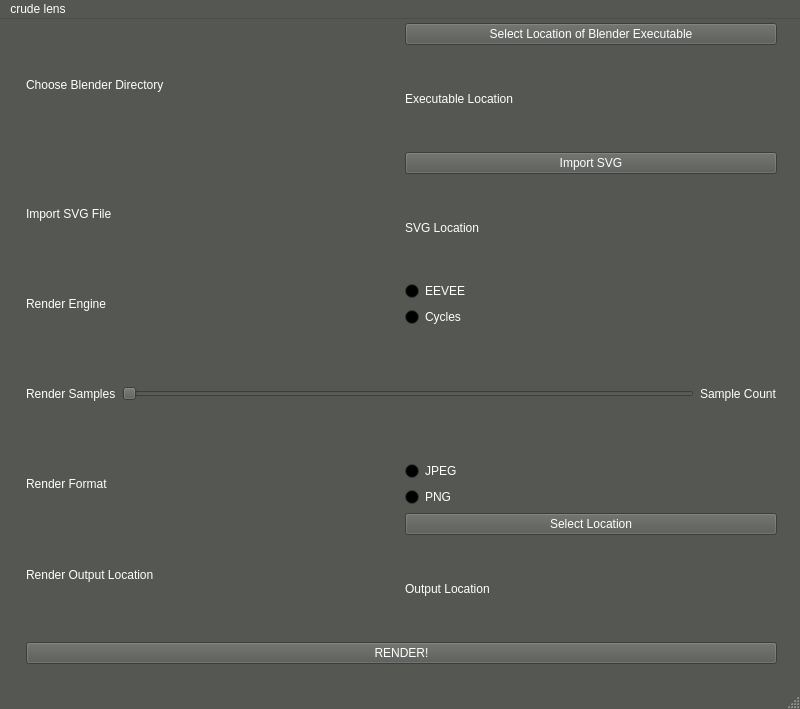
<?xml version="1.0" encoding="UTF-8"?>
<ui version="4.0">
 <class>MainWindow</class>
 <widget class="QMainWindow" name="MainWindow">
  <property name="geometry">
   <rect>
    <x>0</x>
    <y>0</y>
    <width>800</width>
    <height>709</height>
   </rect>
  </property>
  <property name="minimumSize">
   <size>
    <width>800</width>
    <height>0</height>
   </size>
  </property>
  <property name="palette">
   <palette>
    <active>
     <colorrole role="WindowText">
      <brush brushstyle="SolidPattern">
       <color alpha="255">
        <red>255</red>
        <green>255</green>
        <blue>255</blue>
       </color>
      </brush>
     </colorrole>
     <colorrole role="Button">
      <brush brushstyle="SolidPattern">
       <color alpha="255">
        <red>85</red>
        <green>87</green>
        <blue>83</blue>
       </color>
      </brush>
     </colorrole>
     <colorrole role="Light">
      <brush brushstyle="SolidPattern">
       <color alpha="255">
        <red>127</red>
        <green>131</green>
        <blue>124</blue>
       </color>
      </brush>
     </colorrole>
     <colorrole role="Midlight">
      <brush brushstyle="SolidPattern">
       <color alpha="255">
        <red>106</red>
        <green>109</green>
        <blue>103</blue>
       </color>
      </brush>
     </colorrole>
     <colorrole role="Dark">
      <brush brushstyle="SolidPattern">
       <color alpha="255">
        <red>42</red>
        <green>43</green>
        <blue>41</blue>
       </color>
      </brush>
     </colorrole>
     <colorrole role="Mid">
      <brush brushstyle="SolidPattern">
       <color alpha="255">
        <red>56</red>
        <green>58</green>
        <blue>55</blue>
       </color>
      </brush>
     </colorrole>
     <colorrole role="Text">
      <brush brushstyle="SolidPattern">
       <color alpha="255">
        <red>255</red>
        <green>255</green>
        <blue>255</blue>
       </color>
      </brush>
     </colorrole>
     <colorrole role="BrightText">
      <brush brushstyle="SolidPattern">
       <color alpha="255">
        <red>255</red>
        <green>255</green>
        <blue>255</blue>
       </color>
      </brush>
     </colorrole>
     <colorrole role="ButtonText">
      <brush brushstyle="SolidPattern">
       <color alpha="255">
        <red>255</red>
        <green>255</green>
        <blue>255</blue>
       </color>
      </brush>
     </colorrole>
     <colorrole role="Base">
      <brush brushstyle="SolidPattern">
       <color alpha="255">
        <red>0</red>
        <green>0</green>
        <blue>0</blue>
       </color>
      </brush>
     </colorrole>
     <colorrole role="Window">
      <brush brushstyle="SolidPattern">
       <color alpha="255">
        <red>85</red>
        <green>87</green>
        <blue>83</blue>
       </color>
      </brush>
     </colorrole>
     <colorrole role="Shadow">
      <brush brushstyle="SolidPattern">
       <color alpha="255">
        <red>0</red>
        <green>0</green>
        <blue>0</blue>
       </color>
      </brush>
     </colorrole>
     <colorrole role="AlternateBase">
      <brush brushstyle="SolidPattern">
       <color alpha="255">
        <red>42</red>
        <green>43</green>
        <blue>41</blue>
       </color>
      </brush>
     </colorrole>
     <colorrole role="ToolTipBase">
      <brush brushstyle="SolidPattern">
       <color alpha="255">
        <red>255</red>
        <green>255</green>
        <blue>220</blue>
       </color>
      </brush>
     </colorrole>
     <colorrole role="ToolTipText">
      <brush brushstyle="SolidPattern">
       <color alpha="255">
        <red>0</red>
        <green>0</green>
        <blue>0</blue>
       </color>
      </brush>
     </colorrole>
     <colorrole role="PlaceholderText">
      <brush brushstyle="SolidPattern">
       <color alpha="128">
        <red>255</red>
        <green>255</green>
        <blue>255</blue>
       </color>
      </brush>
     </colorrole>
    </active>
    <inactive>
     <colorrole role="WindowText">
      <brush brushstyle="SolidPattern">
       <color alpha="255">
        <red>255</red>
        <green>255</green>
        <blue>255</blue>
       </color>
      </brush>
     </colorrole>
     <colorrole role="Button">
      <brush brushstyle="SolidPattern">
       <color alpha="255">
        <red>85</red>
        <green>87</green>
        <blue>83</blue>
       </color>
      </brush>
     </colorrole>
     <colorrole role="Light">
      <brush brushstyle="SolidPattern">
       <color alpha="255">
        <red>127</red>
        <green>131</green>
        <blue>124</blue>
       </color>
      </brush>
     </colorrole>
     <colorrole role="Midlight">
      <brush brushstyle="SolidPattern">
       <color alpha="255">
        <red>106</red>
        <green>109</green>
        <blue>103</blue>
       </color>
      </brush>
     </colorrole>
     <colorrole role="Dark">
      <brush brushstyle="SolidPattern">
       <color alpha="255">
        <red>42</red>
        <green>43</green>
        <blue>41</blue>
       </color>
      </brush>
     </colorrole>
     <colorrole role="Mid">
      <brush brushstyle="SolidPattern">
       <color alpha="255">
        <red>56</red>
        <green>58</green>
        <blue>55</blue>
       </color>
      </brush>
     </colorrole>
     <colorrole role="Text">
      <brush brushstyle="SolidPattern">
       <color alpha="255">
        <red>255</red>
        <green>255</green>
        <blue>255</blue>
       </color>
      </brush>
     </colorrole>
     <colorrole role="BrightText">
      <brush brushstyle="SolidPattern">
       <color alpha="255">
        <red>255</red>
        <green>255</green>
        <blue>255</blue>
       </color>
      </brush>
     </colorrole>
     <colorrole role="ButtonText">
      <brush brushstyle="SolidPattern">
       <color alpha="255">
        <red>255</red>
        <green>255</green>
        <blue>255</blue>
       </color>
      </brush>
     </colorrole>
     <colorrole role="Base">
      <brush brushstyle="SolidPattern">
       <color alpha="255">
        <red>0</red>
        <green>0</green>
        <blue>0</blue>
       </color>
      </brush>
     </colorrole>
     <colorrole role="Window">
      <brush brushstyle="SolidPattern">
       <color alpha="255">
        <red>85</red>
        <green>87</green>
        <blue>83</blue>
       </color>
      </brush>
     </colorrole>
     <colorrole role="Shadow">
      <brush brushstyle="SolidPattern">
       <color alpha="255">
        <red>0</red>
        <green>0</green>
        <blue>0</blue>
       </color>
      </brush>
     </colorrole>
     <colorrole role="AlternateBase">
      <brush brushstyle="SolidPattern">
       <color alpha="255">
        <red>42</red>
        <green>43</green>
        <blue>41</blue>
       </color>
      </brush>
     </colorrole>
     <colorrole role="ToolTipBase">
      <brush brushstyle="SolidPattern">
       <color alpha="255">
        <red>255</red>
        <green>255</green>
        <blue>220</blue>
       </color>
      </brush>
     </colorrole>
     <colorrole role="ToolTipText">
      <brush brushstyle="SolidPattern">
       <color alpha="255">
        <red>0</red>
        <green>0</green>
        <blue>0</blue>
       </color>
      </brush>
     </colorrole>
     <colorrole role="PlaceholderText">
      <brush brushstyle="SolidPattern">
       <color alpha="128">
        <red>255</red>
        <green>255</green>
        <blue>255</blue>
       </color>
      </brush>
     </colorrole>
    </inactive>
    <disabled>
     <colorrole role="WindowText">
      <brush brushstyle="SolidPattern">
       <color alpha="255">
        <red>42</red>
        <green>43</green>
        <blue>41</blue>
       </color>
      </brush>
     </colorrole>
     <colorrole role="Button">
      <brush brushstyle="SolidPattern">
       <color alpha="255">
        <red>85</red>
        <green>87</green>
        <blue>83</blue>
       </color>
      </brush>
     </colorrole>
     <colorrole role="Light">
      <brush brushstyle="SolidPattern">
       <color alpha="255">
        <red>127</red>
        <green>131</green>
        <blue>124</blue>
       </color>
      </brush>
     </colorrole>
     <colorrole role="Midlight">
      <brush brushstyle="SolidPattern">
       <color alpha="255">
        <red>106</red>
        <green>109</green>
        <blue>103</blue>
       </color>
      </brush>
     </colorrole>
     <colorrole role="Dark">
      <brush brushstyle="SolidPattern">
       <color alpha="255">
        <red>42</red>
        <green>43</green>
        <blue>41</blue>
       </color>
      </brush>
     </colorrole>
     <colorrole role="Mid">
      <brush brushstyle="SolidPattern">
       <color alpha="255">
        <red>56</red>
        <green>58</green>
        <blue>55</blue>
       </color>
      </brush>
     </colorrole>
     <colorrole role="Text">
      <brush brushstyle="SolidPattern">
       <color alpha="255">
        <red>42</red>
        <green>43</green>
        <blue>41</blue>
       </color>
      </brush>
     </colorrole>
     <colorrole role="BrightText">
      <brush brushstyle="SolidPattern">
       <color alpha="255">
        <red>255</red>
        <green>255</green>
        <blue>255</blue>
       </color>
      </brush>
     </colorrole>
     <colorrole role="ButtonText">
      <brush brushstyle="SolidPattern">
       <color alpha="255">
        <red>42</red>
        <green>43</green>
        <blue>41</blue>
       </color>
      </brush>
     </colorrole>
     <colorrole role="Base">
      <brush brushstyle="SolidPattern">
       <color alpha="255">
        <red>85</red>
        <green>87</green>
        <blue>83</blue>
       </color>
      </brush>
     </colorrole>
     <colorrole role="Window">
      <brush brushstyle="SolidPattern">
       <color alpha="255">
        <red>85</red>
        <green>87</green>
        <blue>83</blue>
       </color>
      </brush>
     </colorrole>
     <colorrole role="Shadow">
      <brush brushstyle="SolidPattern">
       <color alpha="255">
        <red>0</red>
        <green>0</green>
        <blue>0</blue>
       </color>
      </brush>
     </colorrole>
     <colorrole role="AlternateBase">
      <brush brushstyle="SolidPattern">
       <color alpha="255">
        <red>85</red>
        <green>87</green>
        <blue>83</blue>
       </color>
      </brush>
     </colorrole>
     <colorrole role="ToolTipBase">
      <brush brushstyle="SolidPattern">
       <color alpha="255">
        <red>255</red>
        <green>255</green>
        <blue>220</blue>
       </color>
      </brush>
     </colorrole>
     <colorrole role="ToolTipText">
      <brush brushstyle="SolidPattern">
       <color alpha="255">
        <red>0</red>
        <green>0</green>
        <blue>0</blue>
       </color>
      </brush>
     </colorrole>
     <colorrole role="PlaceholderText">
      <brush brushstyle="SolidPattern">
       <color alpha="128">
        <red>255</red>
        <green>255</green>
        <blue>255</blue>
       </color>
      </brush>
     </colorrole>
    </disabled>
   </palette>
  </property>
  <property name="windowTitle">
   <string>MainWindow</string>
  </property>
  <widget class="QWidget" name="centralwidget">
   <widget class="QWidget" name="layoutWidget">
    <property name="geometry">
     <rect>
      <x>26</x>
      <y>4</y>
      <width>751</width>
      <height>641</height>
     </rect>
    </property>
    <layout class="QGridLayout" name="gridLayout">
     <item row="3" column="0">
      <layout class="QHBoxLayout" name="horizontalLayout_7">
       <item>
        <widget class="QLabel" name="label_2">
         <property name="text">
          <string>Render Samples</string>
         </property>
        </widget>
       </item>
       <item>
        <layout class="QHBoxLayout" name="horizontalLayout_3">
         <item>
          <widget class="QSlider" name="samplerselect">
           <property name="orientation">
            <enum>Qt::Horizontal</enum>
           </property>
          </widget>
         </item>
         <item>
          <widget class="QLabel" name="label_9">
           <property name="text">
            <string>Sample Count</string>
           </property>
          </widget>
         </item>
        </layout>
       </item>
      </layout>
     </item>
     <item row="8" column="0">
      <widget class="QPushButton" name="pushButton_5">
       <property name="text">
        <string>RENDER!</string>
       </property>
      </widget>
     </item>
     <item row="1" column="0">
      <layout class="QHBoxLayout" name="horizontalLayout_5">
       <item>
        <widget class="QLabel" name="label_3">
         <property name="text">
          <string>Import SVG File</string>
         </property>
        </widget>
       </item>
       <item>
        <layout class="QVBoxLayout" name="verticalLayout_3">
         <item>
          <widget class="QPushButton" name="SVGselector">
           <property name="autoFillBackground">
            <bool>false</bool>
           </property>
           <property name="text">
            <string>Import SVG</string>
           </property>
          </widget>
         </item>
         <item>
          <widget class="QLabel" name="svgloc">
           <property name="text">
            <string>SVG Location</string>
           </property>
          </widget>
         </item>
        </layout>
       </item>
      </layout>
     </item>
     <item row="0" column="0">
      <layout class="QHBoxLayout" name="horizontalLayout_6">
       <item>
        <widget class="QLabel" name="label_6">
         <property name="text">
          <string>Choose Blender Directory</string>
         </property>
        </widget>
       </item>
       <item>
        <layout class="QVBoxLayout" name="verticalLayout_4">
         <item>
          <widget class="QPushButton" name="blendlocselect">
           <property name="autoFillBackground">
            <bool>false</bool>
           </property>
           <property name="text">
            <string>Select Location of Blender Executable</string>
           </property>
          </widget>
         </item>
         <item>
          <widget class="QLabel" name="execloc">
           <property name="text">
            <string>Executable Location</string>
           </property>
          </widget>
         </item>
        </layout>
       </item>
      </layout>
     </item>
     <item row="2" column="0">
      <layout class="QHBoxLayout" name="horizontalLayout_4">
       <item>
        <widget class="QLabel" name="label">
         <property name="text">
          <string>Render Engine</string>
         </property>
        </widget>
       </item>
       <item>
        <layout class="QVBoxLayout" name="verticalLayout_2">
         <item>
          <widget class="QRadioButton" name="Eeveeselector">
           <property name="text">
            <string>EEVEE</string>
           </property>
          </widget>
         </item>
         <item>
          <widget class="QRadioButton" name="Cyclesselector">
           <property name="text">
            <string>Cycles</string>
           </property>
          </widget>
         </item>
        </layout>
       </item>
      </layout>
     </item>
     <item row="6" column="0">
      <layout class="QHBoxLayout" name="horizontalLayout">
       <item>
        <widget class="QLabel" name="label_5">
         <property name="text">
          <string>Render Format</string>
         </property>
        </widget>
       </item>
       <item>
        <layout class="QVBoxLayout" name="verticalLayout_5">
         <item>
          <widget class="QRadioButton" name="jpegselect">
           <property name="text">
            <string>JPEG</string>
           </property>
          </widget>
         </item>
         <item>
          <widget class="QRadioButton" name="pngselect">
           <property name="text">
            <string>PNG</string>
           </property>
          </widget>
         </item>
        </layout>
       </item>
      </layout>
     </item>
     <item row="7" column="0">
      <layout class="QHBoxLayout" name="horizontalLayout_2">
       <item>
        <widget class="QLabel" name="label_4">
         <property name="text">
          <string>Render Output Location</string>
         </property>
        </widget>
       </item>
       <item>
        <layout class="QVBoxLayout" name="verticalLayout">
         <item>
          <widget class="QPushButton" name="renderlocselect">
           <property name="autoFillBackground">
            <bool>false</bool>
           </property>
           <property name="text">
            <string>Select Location</string>
           </property>
          </widget>
         </item>
         <item>
          <widget class="QLabel" name="label_7">
           <property name="text">
            <string>Output Location</string>
           </property>
          </widget>
         </item>
        </layout>
       </item>
      </layout>
     </item>
    </layout>
   </widget>
  </widget>
  <widget class="QStatusBar" name="statusbar"/>
  <widget class="QMenuBar" name="menubar">
   <property name="geometry">
    <rect>
     <x>0</x>
     <y>0</y>
     <width>800</width>
     <height>22</height>
    </rect>
   </property>
   <widget class="QMenu" name="menucrude_lens">
    <property name="title">
     <string>crude lens</string>
    </property>
   </widget>
   <addaction name="menucrude_lens"/>
  </widget>
 </widget>
 <resources/>
 <connections/>
</ui>
